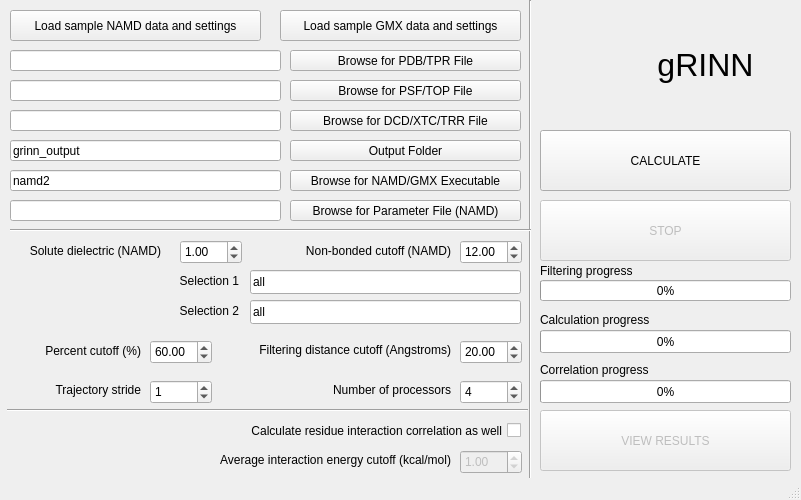
<?xml version="1.0" encoding="UTF-8"?>
<ui version="4.0">
 <class>MainWindow</class>
 <widget class="QMainWindow" name="MainWindow">
  <property name="geometry">
   <rect>
    <x>0</x>
    <y>0</y>
    <width>801</width>
    <height>500</height>
   </rect>
  </property>
  <property name="minimumSize">
   <size>
    <width>801</width>
    <height>0</height>
   </size>
  </property>
  <property name="maximumSize">
   <size>
    <width>801</width>
    <height>500</height>
   </size>
  </property>
  <property name="windowTitle">
   <string>gRINN: Get Residue Interaction Energies</string>
  </property>
  <property name="autoFillBackground">
   <bool>false</bool>
  </property>
  <widget class="QWidget" name="centralwidget">
   <widget class="QDoubleSpinBox" name="doubleSpinBox_filteringCutoff">
    <property name="geometry">
     <rect>
      <x>460</x>
      <y>340</y>
      <width>62</width>
      <height>24</height>
     </rect>
    </property>
    <property name="toolTip">
     <string>&lt;html&gt;&lt;head/&gt;&lt;body&gt;&lt;p&gt;For a residue pair to be selected for computations, their Centers of Mass (all atoms) must come closer than this value for at least the specified percent of the trajectory frames.&lt;/p&gt;&lt;p&gt;&lt;span style=&quot; font-weight:600;&quot;&gt;It is advised to keep this value significantly higher than the non-bonded cutoff value used for the simulation.&lt;/span&gt;&lt;/p&gt;&lt;/body&gt;&lt;/html&gt;</string>
    </property>
    <property name="value">
     <double>20.000000000000000</double>
    </property>
   </widget>
   <widget class="QLineEdit" name="lineEdit_residueGroup1">
    <property name="geometry">
     <rect>
      <x>250</x>
      <y>270</y>
      <width>271</width>
      <height>24</height>
     </rect>
    </property>
    <property name="toolTip">
     <string>&lt;html&gt;&lt;head/&gt;&lt;body&gt;&lt;p&gt;&lt;span style=&quot; font-weight:600;&quot;&gt;Selection 1 and Selection 2 &lt;/span&gt;&lt;span style=&quot; font-weight:400;&quot;&gt;define residue groups between which pairwise interaction energies will be computed. Use ProDy Atom Selection syntax.&lt;/span&gt;&lt;/p&gt;&lt;/body&gt;&lt;/html&gt;</string>
    </property>
    <property name="text">
     <string>all</string>
    </property>
   </widget>
   <widget class="QLineEdit" name="lineEdit_residueGroup2">
    <property name="geometry">
     <rect>
      <x>250</x>
      <y>300</y>
      <width>271</width>
      <height>24</height>
     </rect>
    </property>
    <property name="toolTip">
     <string>&lt;html&gt;&lt;head/&gt;&lt;body&gt;&lt;p&gt;&lt;span style=&quot; font-weight:600;&quot;&gt;Selection 1 and Selection 2 &lt;/span&gt;define residue groups between which pairwise interaction energies will be computed. Use ProDy Atom Selection syntax. &lt;/p&gt;&lt;/body&gt;&lt;/html&gt;</string>
    </property>
    <property name="text">
     <string>all</string>
    </property>
   </widget>
   <widget class="QLabel" name="label_4">
    <property name="geometry">
     <rect>
      <x>220</x>
      <y>340</y>
      <width>231</width>
      <height>20</height>
     </rect>
    </property>
    <property name="text">
     <string>Filtering distance cutoff (Angstroms)</string>
    </property>
    <property name="alignment">
     <set>Qt::AlignRight|Qt::AlignTrailing|Qt::AlignVCenter</set>
    </property>
   </widget>
   <widget class="QLabel" name="label_5">
    <property name="geometry">
     <rect>
      <x>-30</x>
      <y>340</y>
      <width>171</width>
      <height>21</height>
     </rect>
    </property>
    <property name="layoutDirection">
     <enum>Qt::RightToLeft</enum>
    </property>
    <property name="text">
     <string>Percent cutoff (%)</string>
    </property>
    <property name="alignment">
     <set>Qt::AlignRight|Qt::AlignTrailing|Qt::AlignVCenter</set>
    </property>
    <property name="wordWrap">
     <bool>true</bool>
    </property>
   </widget>
   <widget class="QDoubleSpinBox" name="doubleSpinBox_filteringPercent">
    <property name="geometry">
     <rect>
      <x>150</x>
      <y>340</y>
      <width>62</width>
      <height>24</height>
     </rect>
    </property>
    <property name="toolTip">
     <string>&lt;html&gt;&lt;head/&gt;&lt;body&gt;&lt;p&gt;For a residue pair to be selected for computations, their Centers of Mass must come closer than the filtering distance cutoff value for at least this percent of the trajectory frames.&lt;/p&gt;&lt;/body&gt;&lt;/html&gt;</string>
    </property>
    <property name="value">
     <double>60.000000000000000</double>
    </property>
   </widget>
   <widget class="QLabel" name="label_6">
    <property name="geometry">
     <rect>
      <x>-20</x>
      <y>380</y>
      <width>161</width>
      <height>20</height>
     </rect>
    </property>
    <property name="layoutDirection">
     <enum>Qt::RightToLeft</enum>
    </property>
    <property name="text">
     <string>Trajectory stride</string>
    </property>
    <property name="alignment">
     <set>Qt::AlignRight|Qt::AlignTrailing|Qt::AlignVCenter</set>
    </property>
   </widget>
   <widget class="QSpinBox" name="spinBox_numProcessors">
    <property name="geometry">
     <rect>
      <x>460</x>
      <y>380</y>
      <width>62</width>
      <height>24</height>
     </rect>
    </property>
    <property name="toolTip">
     <string>&lt;html&gt;&lt;head/&gt;&lt;body&gt;&lt;p&gt;Number of processors to use for the calculation.&lt;/p&gt;&lt;/body&gt;&lt;/html&gt;</string>
    </property>
    <property name="value">
     <number>4</number>
    </property>
   </widget>
   <widget class="QLabel" name="label_7">
    <property name="geometry">
     <rect>
      <x>300</x>
      <y>380</y>
      <width>151</width>
      <height>20</height>
     </rect>
    </property>
    <property name="text">
     <string>&lt;html&gt;&lt;head/&gt;&lt;body&gt;&lt;p&gt;Number of processors&lt;/p&gt;&lt;/body&gt;&lt;/html&gt;</string>
    </property>
    <property name="alignment">
     <set>Qt::AlignRight|Qt::AlignTrailing|Qt::AlignVCenter</set>
    </property>
   </widget>
   <widget class="QPushButton" name="pushButton_Calculate">
    <property name="geometry">
     <rect>
      <x>540</x>
      <y>130</y>
      <width>251</width>
      <height>61</height>
     </rect>
    </property>
    <property name="toolTip">
     <string>&lt;html&gt;&lt;head/&gt;&lt;body&gt;&lt;p&gt;Starts the calculation&lt;/p&gt;&lt;/body&gt;&lt;/html&gt;</string>
    </property>
    <property name="text">
     <string>CALCULATE</string>
    </property>
   </widget>
   <widget class="QProgressBar" name="progressBar_filtering">
    <property name="geometry">
     <rect>
      <x>540</x>
      <y>280</y>
      <width>251</width>
      <height>21</height>
     </rect>
    </property>
    <property name="value">
     <number>0</number>
    </property>
   </widget>
   <widget class="QProgressBar" name="progressBar_calculation">
    <property name="geometry">
     <rect>
      <x>540</x>
      <y>330</y>
      <width>251</width>
      <height>23</height>
     </rect>
    </property>
    <property name="value">
     <number>0</number>
    </property>
   </widget>
   <widget class="QPushButton" name="pushButton_Stop">
    <property name="enabled">
     <bool>false</bool>
    </property>
    <property name="geometry">
     <rect>
      <x>540</x>
      <y>200</y>
      <width>251</width>
      <height>61</height>
     </rect>
    </property>
    <property name="toolTip">
     <string>&lt;html&gt;&lt;head/&gt;&lt;body&gt;&lt;p&gt;Stops the calculation. &lt;/p&gt;&lt;p&gt;&lt;br/&gt;&lt;/p&gt;&lt;p&gt;Note: This does not pause the calculation. You have to start over if you click on this button.&lt;/p&gt;&lt;/body&gt;&lt;/html&gt;</string>
    </property>
    <property name="text">
     <string>STOP</string>
    </property>
   </widget>
   <widget class="QLabel" name="labelFiltering">
    <property name="geometry">
     <rect>
      <x>540</x>
      <y>260</y>
      <width>251</width>
      <height>21</height>
     </rect>
    </property>
    <property name="text">
     <string>Filtering progress</string>
    </property>
    <property name="alignment">
     <set>Qt::AlignLeading|Qt::AlignLeft|Qt::AlignVCenter</set>
    </property>
   </widget>
   <widget class="QLabel" name="labelCalculation">
    <property name="geometry">
     <rect>
      <x>540</x>
      <y>310</y>
      <width>251</width>
      <height>20</height>
     </rect>
    </property>
    <property name="text">
     <string>Calculation progress</string>
    </property>
    <property name="alignment">
     <set>Qt::AlignLeading|Qt::AlignLeft|Qt::AlignVCenter</set>
    </property>
   </widget>
   <widget class="Line" name="line">
    <property name="geometry">
     <rect>
      <x>520</x>
      <y>0</y>
      <width>21</width>
      <height>491</height>
     </rect>
    </property>
    <property name="orientation">
     <enum>Qt::Vertical</enum>
    </property>
   </widget>
   <widget class="QLineEdit" name="lineEdit_pdb">
    <property name="geometry">
     <rect>
      <x>10</x>
      <y>50</y>
      <width>271</width>
      <height>21</height>
     </rect>
    </property>
    <property name="toolTip">
     <string>&lt;html&gt;&lt;head/&gt;&lt;body&gt;&lt;p&gt;&lt;span style=&quot; font-weight:600;&quot;&gt;NAMD Users: &lt;/span&gt;Select the Protein Data Bank (PDB) file describing your system here.&lt;/p&gt;&lt;p&gt;&lt;span style=&quot; font-weight:600;&quot;&gt;Gromacs Users: &lt;/span&gt;Select the &amp;quot;run input file&amp;quot; (TPR) that you've used for simulation.&lt;/p&gt;&lt;/body&gt;&lt;/html&gt;</string>
    </property>
    <property name="text">
     <string/>
    </property>
   </widget>
   <widget class="QLineEdit" name="lineEdit_psf">
    <property name="geometry">
     <rect>
      <x>10</x>
      <y>80</y>
      <width>271</width>
      <height>21</height>
     </rect>
    </property>
    <property name="toolTip">
     <string>&lt;html&gt;&lt;head/&gt;&lt;body&gt;&lt;p&gt;&lt;span style=&quot; font-weight:600;&quot;&gt;NAMD Users: &lt;/span&gt;Select the Protein Structure File (PSF) here.&lt;/p&gt;&lt;p&gt;&lt;span style=&quot; font-weight:600;&quot;&gt;Gromacs Users: &lt;/span&gt;Select the topology file (TOP) that you used for simulation.&lt;/p&gt;&lt;/body&gt;&lt;/html&gt;</string>
    </property>
    <property name="text">
     <string/>
    </property>
   </widget>
   <widget class="QLineEdit" name="lineEdit_dcd">
    <property name="geometry">
     <rect>
      <x>10</x>
      <y>110</y>
      <width>271</width>
      <height>21</height>
     </rect>
    </property>
    <property name="toolTip">
     <string>&lt;html&gt;&lt;head/&gt;&lt;body&gt;&lt;p&gt;&lt;span style=&quot; font-weight:600;&quot;&gt;NAMD Users: &lt;/span&gt;Select the DCD file containing your simulation trajectory here.&lt;/p&gt;&lt;p&gt;&lt;span style=&quot; font-weight:600;&quot;&gt;Gromacs Users: &lt;/span&gt;Select the XTC or TRR file containing your simulation trajectory here.&lt;/p&gt;&lt;/body&gt;&lt;/html&gt;</string>
    </property>
    <property name="text">
     <string/>
    </property>
   </widget>
   <widget class="QLineEdit" name="lineEdit_outputFolder">
    <property name="geometry">
     <rect>
      <x>10</x>
      <y>140</y>
      <width>271</width>
      <height>21</height>
     </rect>
    </property>
    <property name="toolTip">
     <string>&lt;html&gt;&lt;head/&gt;&lt;body&gt;&lt;p&gt;This is the full path to the folder where you wish to store calculation results. &lt;/p&gt;&lt;p&gt;The path must not exist prior to calculation; it is going to be created by gRINN.&lt;/p&gt;&lt;/body&gt;&lt;/html&gt;</string>
    </property>
    <property name="text">
     <string>grinn_output</string>
    </property>
   </widget>
   <widget class="QLineEdit" name="lineEdit_namd2">
    <property name="geometry">
     <rect>
      <x>10</x>
      <y>170</y>
      <width>271</width>
      <height>21</height>
     </rect>
    </property>
    <property name="toolTip">
     <string>&lt;html&gt;&lt;head/&gt;&lt;body&gt;&lt;p&gt;Select the full path to the NAMD or GMX executable here.&lt;/p&gt;&lt;p&gt;You can just type &lt;span style=&quot; font-weight:600;&quot;&gt;namd2 &lt;/span&gt;or &lt;span style=&quot; font-weight:600;&quot;&gt;gmx&lt;/span&gt;, if the executable&lt;span style=&quot; font-weight:600;&quot;/&gt;is already in the executable search path of your system.&lt;/p&gt;&lt;/body&gt;&lt;/html&gt;</string>
    </property>
    <property name="text">
     <string>namd2</string>
    </property>
   </widget>
   <widget class="QPushButton" name="pushButton_browsePDB">
    <property name="geometry">
     <rect>
      <x>290</x>
      <y>50</y>
      <width>231</width>
      <height>21</height>
     </rect>
    </property>
    <property name="toolTip">
     <string>&lt;html&gt;&lt;head/&gt;&lt;body&gt;&lt;p&gt;&lt;span style=&quot; font-weight:600;&quot;&gt;NAMD Users: &lt;/span&gt;&lt;span style=&quot; font-weight:400;&quot;&gt;Select the Protein Data Bank (PDB) file describing your system here.&lt;/span&gt;&lt;/p&gt;&lt;p&gt;&lt;span style=&quot; font-weight:600;&quot;&gt;Gromacs Users: &lt;/span&gt;&lt;span style=&quot; font-weight:400;&quot;&gt;Select the &amp;quot;run input file&amp;quot; (TPR) that you've used for simulation.&lt;/span&gt;&lt;/p&gt;&lt;/body&gt;&lt;/html&gt;</string>
    </property>
    <property name="toolTipDuration">
     <number>-1</number>
    </property>
    <property name="text">
     <string>Browse for PDB/TPR File</string>
    </property>
   </widget>
   <widget class="QPushButton" name="pushButton_browsePSF">
    <property name="geometry">
     <rect>
      <x>290</x>
      <y>80</y>
      <width>231</width>
      <height>21</height>
     </rect>
    </property>
    <property name="toolTip">
     <string>&lt;html&gt;&lt;head/&gt;&lt;body&gt;&lt;p&gt;&lt;span style=&quot; font-weight:600;&quot;&gt;NAMD Users: &lt;/span&gt;&lt;span style=&quot; font-weight:400;&quot;&gt;Select the Protein Structure File (PSF) here.&lt;/span&gt;&lt;/p&gt;&lt;p&gt;&lt;span style=&quot; font-weight:600;&quot;&gt;Gromacs Users: &lt;/span&gt;&lt;span style=&quot; font-weight:400;&quot;&gt;Select the topology file (TOP) that you used for simulation.&lt;/span&gt;&lt;/p&gt;&lt;/body&gt;&lt;/html&gt;</string>
    </property>
    <property name="text">
     <string>Browse for PSF/TOP File</string>
    </property>
   </widget>
   <widget class="QPushButton" name="pushButton_browseDCD">
    <property name="geometry">
     <rect>
      <x>290</x>
      <y>110</y>
      <width>231</width>
      <height>21</height>
     </rect>
    </property>
    <property name="toolTip">
     <string>&lt;html&gt;&lt;head/&gt;&lt;body&gt;&lt;p&gt;&lt;span style=&quot; font-weight:600;&quot;&gt;NAMD Users: &lt;/span&gt;&lt;span style=&quot; font-weight:400;&quot;&gt;Select the DCD file containing your simulation trajectory here.&lt;/span&gt;&lt;/p&gt;&lt;p&gt;&lt;span style=&quot; font-weight:600;&quot;&gt;Gromacs Users: &lt;/span&gt;&lt;span style=&quot; font-weight:400;&quot;&gt;Select the XTC or TRR file containing your simulation trajectory here.&lt;/span&gt;&lt;/p&gt;&lt;/body&gt;&lt;/html&gt;</string>
    </property>
    <property name="text">
     <string>Browse for DCD/XTC/TRR File</string>
    </property>
   </widget>
   <widget class="QPushButton" name="pushButton_browseOutputFolder">
    <property name="geometry">
     <rect>
      <x>290</x>
      <y>140</y>
      <width>231</width>
      <height>21</height>
     </rect>
    </property>
    <property name="toolTip">
     <string>&lt;html&gt;&lt;head/&gt;&lt;body&gt;&lt;p&gt;This is the full path to the folder where you wish to store calculation results. &lt;/p&gt;&lt;p&gt;The path must not exist prior to calculation; it is going to be created by gRINN.&lt;/p&gt;&lt;/body&gt;&lt;/html&gt;</string>
    </property>
    <property name="text">
     <string>Output Folder</string>
    </property>
   </widget>
   <widget class="QPushButton" name="pushButton_BrowseNAMD">
    <property name="geometry">
     <rect>
      <x>290</x>
      <y>170</y>
      <width>231</width>
      <height>21</height>
     </rect>
    </property>
    <property name="toolTip">
     <string>&lt;html&gt;&lt;head/&gt;&lt;body&gt;&lt;p&gt;Select the full path to the NAMD or GMX executable here.&lt;/p&gt;&lt;p&gt;You can just type &lt;span style=&quot; font-weight:600;&quot;&gt;namd2 &lt;/span&gt;&lt;span style=&quot; font-weight:400;&quot;&gt;or &lt;/span&gt;&lt;span style=&quot; font-weight:600;&quot;&gt;gmx&lt;/span&gt;&lt;span style=&quot; font-weight:400;&quot;&gt;, if the executable&lt;/span&gt;&lt;span style=&quot; font-weight:600;&quot;/&gt;&lt;span style=&quot; font-weight:400;&quot;&gt;is already in the executable search path of your system.&lt;/span&gt;&lt;/p&gt;&lt;/body&gt;&lt;/html&gt;</string>
    </property>
    <property name="text">
     <string>Browse for NAMD/GMX Executable</string>
    </property>
   </widget>
   <widget class="QCheckBox" name="checkBox_interactionCorrelation">
    <property name="geometry">
     <rect>
      <x>190</x>
      <y>420</y>
      <width>331</width>
      <height>21</height>
     </rect>
    </property>
    <property name="toolTip">
     <string>&lt;html&gt;&lt;head/&gt;&lt;body&gt;&lt;p&gt;Clicking on this checkbox will enable residue interaction energy correlation calculations.&lt;/p&gt;&lt;/body&gt;&lt;/html&gt;</string>
    </property>
    <property name="layoutDirection">
     <enum>Qt::RightToLeft</enum>
    </property>
    <property name="text">
     <string>Calculate residue interaction correlation as well</string>
    </property>
   </widget>
   <widget class="QPushButton" name="pushButton_BrowseParameterFile">
    <property name="geometry">
     <rect>
      <x>290</x>
      <y>200</y>
      <width>231</width>
      <height>21</height>
     </rect>
    </property>
    <property name="toolTip">
     <string>&lt;html&gt;&lt;head/&gt;&lt;body&gt;&lt;p&gt;This is the parameter file you used while conducting the NAMD simulation.&lt;/p&gt;&lt;p&gt;If you have multiple parameter files, you can put them in the same folder and then select all of them in the popup window spawned when you click the &amp;quot;Browse for Parameter File (NAMD)&amp;quot; button.&lt;/p&gt;&lt;/body&gt;&lt;/html&gt;</string>
    </property>
    <property name="text">
     <string>Browse for Parameter File (NAMD)</string>
    </property>
   </widget>
   <widget class="QLineEdit" name="lineEdit_parameterFile">
    <property name="geometry">
     <rect>
      <x>10</x>
      <y>200</y>
      <width>271</width>
      <height>21</height>
     </rect>
    </property>
    <property name="toolTip">
     <string>&lt;html&gt;&lt;head/&gt;&lt;body&gt;&lt;p&gt;This is the parameter file you used while conducting the NAMD simulation.&lt;/p&gt;&lt;p&gt;&lt;br/&gt;&lt;/p&gt;&lt;p&gt;If you have multiple parameter files, you can put them in the same folder and then select all of them in the popup window spawned when you click the &amp;quot;Browse for Parameter File (NAMD)&amp;quot; button.&lt;/p&gt;&lt;/body&gt;&lt;/html&gt;</string>
    </property>
    <property name="text">
     <string/>
    </property>
   </widget>
   <widget class="Line" name="line_2">
    <property name="geometry">
     <rect>
      <x>7</x>
      <y>400</y>
      <width>521</width>
      <height>20</height>
     </rect>
    </property>
    <property name="orientation">
     <enum>Qt::Horizontal</enum>
    </property>
   </widget>
   <widget class="QDoubleSpinBox" name="doubleSpinBox_AverageIntEnCutoff">
    <property name="enabled">
     <bool>false</bool>
    </property>
    <property name="geometry">
     <rect>
      <x>460</x>
      <y>450</y>
      <width>62</width>
      <height>24</height>
     </rect>
    </property>
    <property name="toolTip">
     <string>&lt;html&gt;&lt;head/&gt;&lt;body&gt;&lt;p&gt;Only interactions with the average of absolute interaction energy values above this value will be included in interaction energy correlation calculations.&lt;/p&gt;&lt;/body&gt;&lt;/html&gt;</string>
    </property>
    <property name="decimals">
     <number>2</number>
    </property>
    <property name="maximum">
     <double>100.000000000000000</double>
    </property>
    <property name="singleStep">
     <double>0.010000000000000</double>
    </property>
    <property name="value">
     <double>1.000000000000000</double>
    </property>
   </widget>
   <widget class="QLabel" name="label_PearsonCorrCutoff">
    <property name="geometry">
     <rect>
      <x>170</x>
      <y>450</y>
      <width>281</width>
      <height>20</height>
     </rect>
    </property>
    <property name="text">
     <string>Average interaction energy cutoff (kcal/mol)</string>
    </property>
    <property name="alignment">
     <set>Qt::AlignRight|Qt::AlignTrailing|Qt::AlignVCenter</set>
    </property>
   </widget>
   <widget class="QLabel" name="labelCorrelation">
    <property name="geometry">
     <rect>
      <x>540</x>
      <y>360</y>
      <width>251</width>
      <height>20</height>
     </rect>
    </property>
    <property name="text">
     <string>Correlation progress</string>
    </property>
    <property name="alignment">
     <set>Qt::AlignLeading|Qt::AlignLeft|Qt::AlignVCenter</set>
    </property>
   </widget>
   <widget class="QProgressBar" name="progressBar_correlation">
    <property name="geometry">
     <rect>
      <x>540</x>
      <y>380</y>
      <width>251</width>
      <height>23</height>
     </rect>
    </property>
    <property name="value">
     <number>0</number>
    </property>
   </widget>
   <widget class="QSpinBox" name="spinBox_dcdStride">
    <property name="geometry">
     <rect>
      <x>150</x>
      <y>380</y>
      <width>62</width>
      <height>24</height>
     </rect>
    </property>
    <property name="toolTip">
     <string>&lt;html&gt;&lt;head/&gt;&lt;body&gt;&lt;p&gt;If specified, this value will be applied as a stride to the trajectory frames included in the calculation. For example, if you have 1000 frames in your trajectory and set a value of 10 here, every 10th frame will be selected for calculation, yielding a total of 100 frames.&lt;/p&gt;&lt;/body&gt;&lt;/html&gt;</string>
    </property>
    <property name="minimum">
     <number>0</number>
    </property>
    <property name="maximum">
     <number>100000</number>
    </property>
    <property name="singleStep">
     <number>1</number>
    </property>
    <property name="value">
     <number>1</number>
    </property>
   </widget>
   <widget class="QLabel" name="label">
    <property name="geometry">
     <rect>
      <x>130</x>
      <y>270</y>
      <width>109</width>
      <height>21</height>
     </rect>
    </property>
    <property name="text">
     <string>Selection 1</string>
    </property>
    <property name="alignment">
     <set>Qt::AlignRight|Qt::AlignTrailing|Qt::AlignVCenter</set>
    </property>
   </widget>
   <widget class="QLabel" name="label_2">
    <property name="geometry">
     <rect>
      <x>130</x>
      <y>300</y>
      <width>109</width>
      <height>21</height>
     </rect>
    </property>
    <property name="text">
     <string>Selection 2</string>
    </property>
    <property name="alignment">
     <set>Qt::AlignRight|Qt::AlignTrailing|Qt::AlignVCenter</set>
    </property>
   </widget>
   <widget class="QPushButton" name="pushButton_viewResults">
    <property name="enabled">
     <bool>false</bool>
    </property>
    <property name="geometry">
     <rect>
      <x>540</x>
      <y>410</y>
      <width>251</width>
      <height>61</height>
     </rect>
    </property>
    <property name="text">
     <string>VIEW RESULTS</string>
    </property>
   </widget>
   <widget class="Line" name="line_3">
    <property name="geometry">
     <rect>
      <x>10</x>
      <y>220</y>
      <width>521</width>
      <height>20</height>
     </rect>
    </property>
    <property name="orientation">
     <enum>Qt::Horizontal</enum>
    </property>
   </widget>
   <widget class="QLabel" name="label_8">
    <property name="geometry">
     <rect>
      <x>10</x>
      <y>240</y>
      <width>151</width>
      <height>21</height>
     </rect>
    </property>
    <property name="text">
     <string>Solute dielectric (NAMD)</string>
    </property>
    <property name="alignment">
     <set>Qt::AlignRight|Qt::AlignTrailing|Qt::AlignVCenter</set>
    </property>
   </widget>
   <widget class="QDoubleSpinBox" name="doubleSpinBox_soluteDielectric">
    <property name="enabled">
     <bool>true</bool>
    </property>
    <property name="geometry">
     <rect>
      <x>180</x>
      <y>240</y>
      <width>62</width>
      <height>24</height>
     </rect>
    </property>
    <property name="toolTip">
     <string>&lt;html&gt;&lt;head/&gt;&lt;body&gt;&lt;p&gt;This is the solute dielectric constant used when calculating electrostatic interaction energy with NAMD. A value of 1 describes a vacuum environment. &lt;/p&gt;&lt;p&gt;Note that electrostatic interactions are computed only in the context of the protein. Solvent molecules are not included in the calculation.&lt;/p&gt;&lt;p&gt;Also note that this option does not affect the energy calculation using GMX data.&lt;/p&gt;&lt;/body&gt;&lt;/html&gt;</string>
    </property>
    <property name="maximum">
     <double>80.000000000000000</double>
    </property>
    <property name="value">
     <double>1.000000000000000</double>
    </property>
   </widget>
   <widget class="QLabel" name="label_3">
    <property name="geometry">
     <rect>
      <x>540</x>
      <y>30</y>
      <width>71</width>
      <height>71</height>
     </rect>
    </property>
    <property name="text">
     <string/>
    </property>
    <property name="pixmap">
     <pixmap>clover.ico</pixmap>
    </property>
    <property name="scaledContents">
     <bool>true</bool>
    </property>
   </widget>
   <widget class="QLabel" name="label_9">
    <property name="geometry">
     <rect>
      <x>620</x>
      <y>30</y>
      <width>171</width>
      <height>71</height>
     </rect>
    </property>
    <property name="font">
     <font>
      <pointsize>36</pointsize>
     </font>
    </property>
    <property name="acceptDrops">
     <bool>true</bool>
    </property>
    <property name="text">
     <string>&lt;html&gt;&lt;head/&gt;&lt;body&gt;&lt;p&gt;&lt;span style=&quot; font-size:24pt;&quot;&gt;gRINN&lt;/span&gt;&lt;/p&gt;&lt;/body&gt;&lt;/html&gt;</string>
    </property>
    <property name="textFormat">
     <enum>Qt::RichText</enum>
    </property>
    <property name="alignment">
     <set>Qt::AlignCenter</set>
    </property>
    <property name="wordWrap">
     <bool>true</bool>
    </property>
   </widget>
   <widget class="QPushButton" name="pushButton_loadSampleNAMDdata">
    <property name="geometry">
     <rect>
      <x>10</x>
      <y>10</y>
      <width>251</width>
      <height>31</height>
     </rect>
    </property>
    <property name="toolTip">
     <string>&lt;html&gt;&lt;head/&gt;&lt;body&gt;&lt;p&gt;&lt;span style=&quot; font-weight:600;&quot;&gt;NAMD Users: &lt;/span&gt;&lt;span style=&quot; font-weight:400;&quot;&gt;Select the Protein Data Bank (PDB) file describing your system here.&lt;/span&gt;&lt;/p&gt;&lt;p&gt;&lt;span style=&quot; font-weight:600;&quot;&gt;Gromacs Users: &lt;/span&gt;&lt;span style=&quot; font-weight:400;&quot;&gt;Select the &amp;quot;run input file&amp;quot; (TPR) that you've used for simulation.&lt;/span&gt;&lt;/p&gt;&lt;/body&gt;&lt;/html&gt;</string>
    </property>
    <property name="toolTipDuration">
     <number>10</number>
    </property>
    <property name="styleSheet">
     <string notr="true">QPushButton {border=1}</string>
    </property>
    <property name="text">
     <string>Load sample NAMD data and settings</string>
    </property>
    <property name="default">
     <bool>false</bool>
    </property>
   </widget>
   <widget class="QPushButton" name="pushButton_loadSampleGMXdata">
    <property name="geometry">
     <rect>
      <x>280</x>
      <y>10</y>
      <width>241</width>
      <height>31</height>
     </rect>
    </property>
    <property name="toolTip">
     <string>&lt;html&gt;&lt;head/&gt;&lt;body&gt;&lt;p&gt;&lt;span style=&quot; font-weight:600;&quot;&gt;NAMD Users: &lt;/span&gt;&lt;span style=&quot; font-weight:400;&quot;&gt;Select the Protein Data Bank (PDB) file describing your system here.&lt;/span&gt;&lt;/p&gt;&lt;p&gt;&lt;span style=&quot; font-weight:600;&quot;&gt;Gromacs Users: &lt;/span&gt;&lt;span style=&quot; font-weight:400;&quot;&gt;Select the &amp;quot;run input file&amp;quot; (TPR) that you've used for simulation.&lt;/span&gt;&lt;/p&gt;&lt;/body&gt;&lt;/html&gt;</string>
    </property>
    <property name="toolTipDuration">
     <number>10</number>
    </property>
    <property name="whatsThis">
     <string>&lt;html&gt;&lt;head/&gt;&lt;body&gt;&lt;p&gt;What is this?&lt;/p&gt;&lt;/body&gt;&lt;/html&gt;</string>
    </property>
    <property name="text">
     <string>Load sample GMX data and settings</string>
    </property>
    <property name="flat">
     <bool>false</bool>
    </property>
   </widget>
   <widget class="QDoubleSpinBox" name="doubleSpinBox_nonbondedCutoff">
    <property name="enabled">
     <bool>true</bool>
    </property>
    <property name="geometry">
     <rect>
      <x>460</x>
      <y>240</y>
      <width>62</width>
      <height>24</height>
     </rect>
    </property>
    <property name="toolTip">
     <string>&lt;html&gt;&lt;head/&gt;&lt;body&gt;&lt;p&gt;This is the non-bonded interaction cutoff (in Angstroms) for NAMD (the cutoff parameter in NAMD configuration file).&lt;/p&gt;&lt;p&gt;&lt;span style=&quot; font-weight:600;&quot;&gt;You should set this value to the value you've used for the simulation.&lt;/span&gt;&lt;/p&gt;&lt;/body&gt;&lt;/html&gt;</string>
    </property>
    <property name="maximum">
     <double>80.000000000000000</double>
    </property>
    <property name="value">
     <double>12.000000000000000</double>
    </property>
   </widget>
   <widget class="QLabel" name="label_10">
    <property name="geometry">
     <rect>
      <x>260</x>
      <y>240</y>
      <width>191</width>
      <height>21</height>
     </rect>
    </property>
    <property name="text">
     <string>Non-bonded cutoff (NAMD)</string>
    </property>
    <property name="alignment">
     <set>Qt::AlignRight|Qt::AlignTrailing|Qt::AlignVCenter</set>
    </property>
   </widget>
  </widget>
  <widget class="QStatusBar" name="statusbar"/>
 </widget>
 <resources/>
 <connections/>
</ui>
